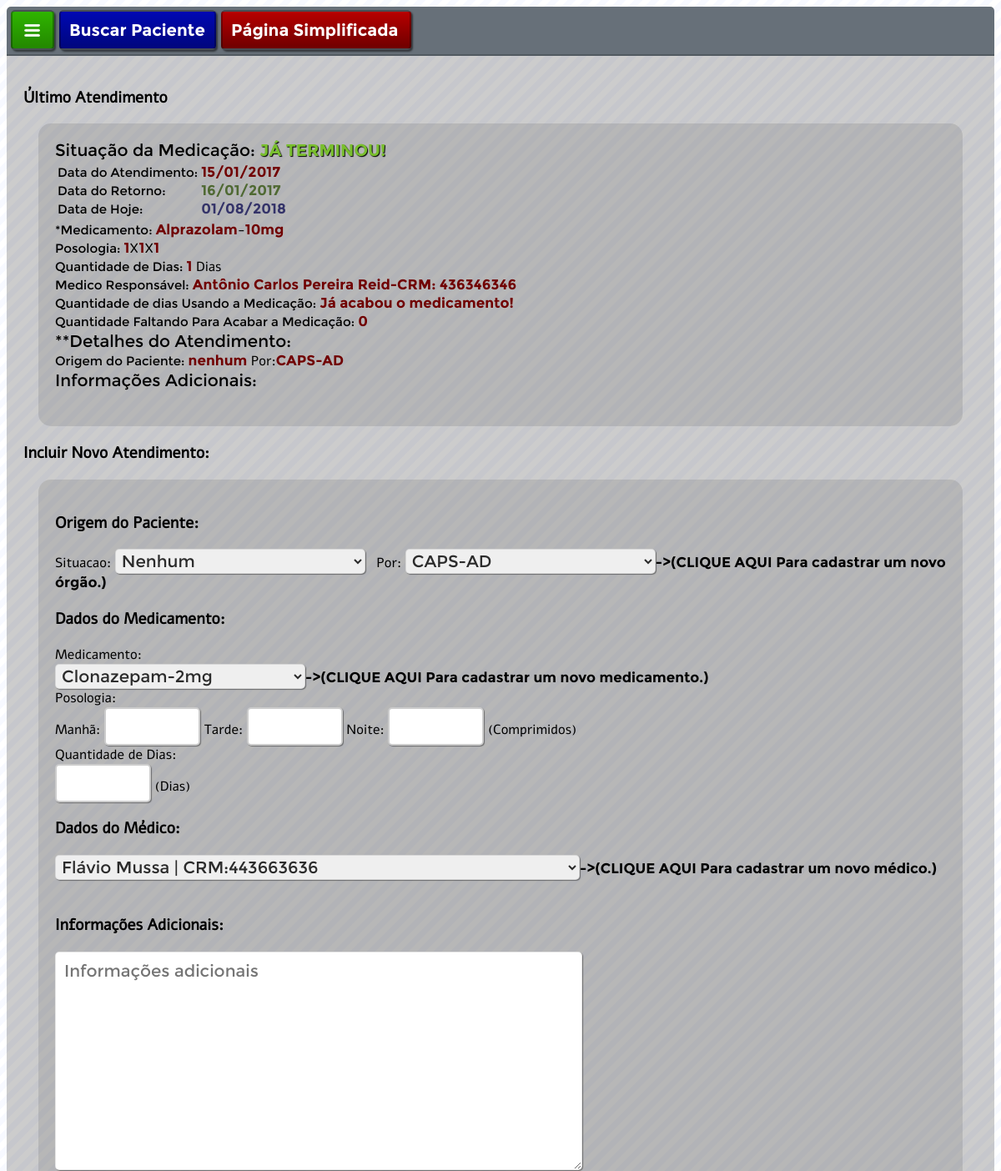
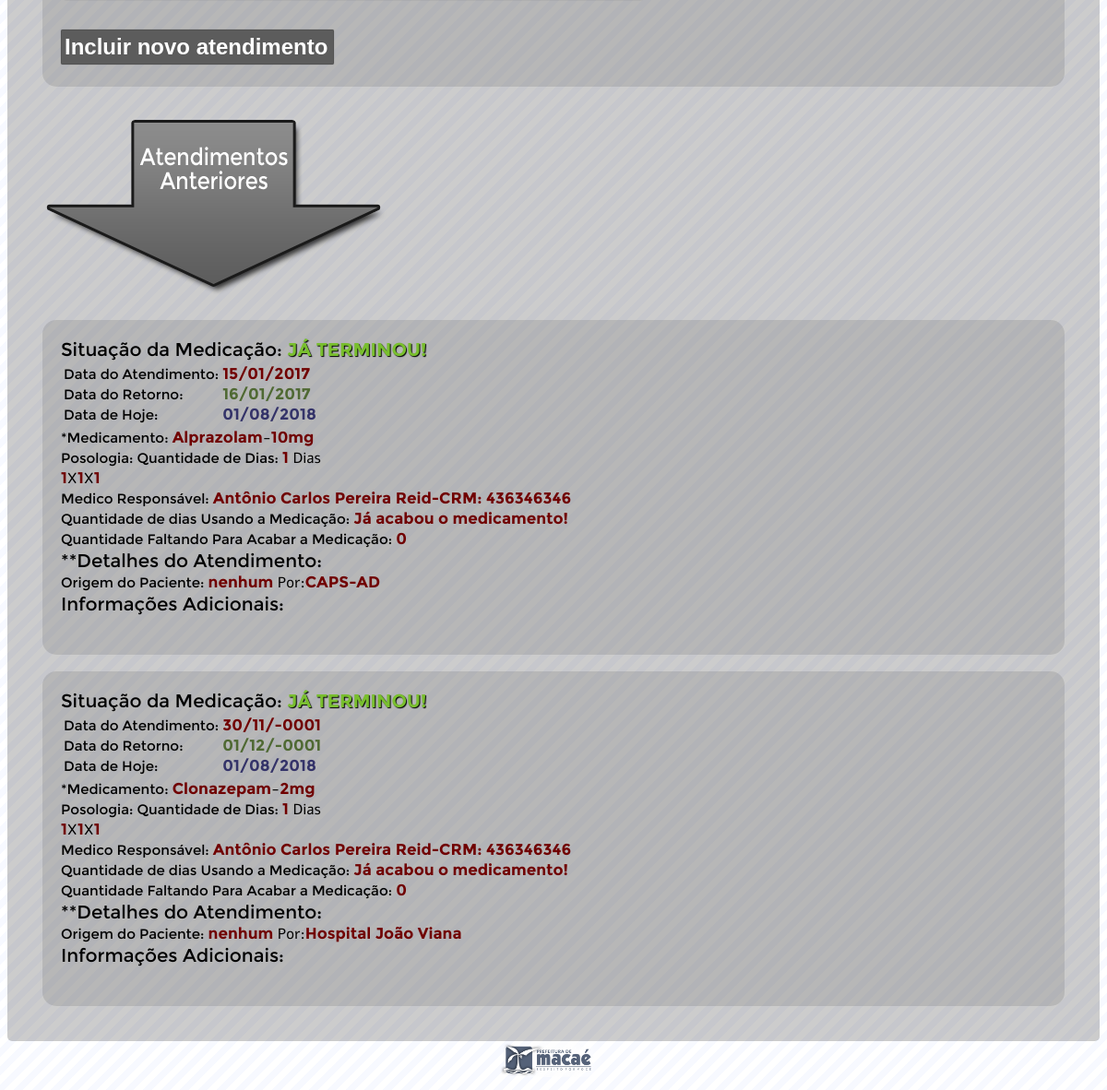
The app's page /detalhandoPaciente.php with its own data (2 pictures, top to bottom).
### tables this page shows
CREATE TABLE IF NOT EXISTS `consultas` (
  `id` int(11) NOT NULL AUTO_INCREMENT,
  `fkpaciente` int(11) NOT NULL,
  `data` date NOT NULL,
  `situacao` varchar(40) NOT NULL,
  `fkremetente` int(11) NOT NULL,
  `fkmedicamento` int(11) NOT NULL,
  `manha` int(2) NOT NULL,
  `tarde` int(2) NOT NULL,
  `noite` int(2) NOT NULL,
  `quantidadedeDias` int(3) NOT NULL,
  `fkmedico` int(11) NOT NULL,
  `informacoesAdicionais` varchar(5000) NOT NULL,
  PRIMARY KEY (`id`),
  UNIQUE KEY `id` (`id`)
);

CREATE TABLE IF NOT EXISTS `medicamentos` (
  `id` int(11) NOT NULL AUTO_INCREMENT,
  `nome` varchar(200) NOT NULL,
  `dosagem` varchar(10) NOT NULL,
  PRIMARY KEY (`id`)
);

CREATE TABLE IF NOT EXISTS `medicos` (
  `id` int(11) NOT NULL AUTO_INCREMENT,
  `nome` varchar(200) NOT NULL,
  `crm` int(20) DEFAULT NULL,
  PRIMARY KEY (`id`),
  UNIQUE KEY `id` (`id`)
);

CREATE TABLE IF NOT EXISTS `remetentes` (
  `id` int(11) NOT NULL AUTO_INCREMENT,
  `nome` varchar(100) NOT NULL,
  PRIMARY KEY (`id`),
  UNIQUE KEY `id` (`id`)
);

### detalhandoPaciente.php (the view, shortened to what the rows shown need)
<?php
include '_mysql/conexao.php';
?>
<!DOCTYPE html>
<html>
    <head>
        <link rel="stylesheet" href="_css/estilo.css"/>
    </head>
    <body>
        <article>
            <div id="corpo">
                <div id="corpo-interno">
                        <?php
                            $id_paciente=$_GET['id'];
                        ?>
                        <h3>Último Atendimento</h3>
                        <?php
                        $sql_consultas = mysqli_query($conexao, "Select * From consultas where `fkpaciente` ='$id_paciente' ORDER BY data DESC;")or die(mysqli_error($conexao));
                        $row_consultas = mysqli_num_rows($sql_consultas);
                        $exibe_consultas = mysqli_fetch_assoc($sql_consultas);
                        if($row_consultas>0){
                            $fkremetente=$exibe_consultas['fkremetente'];
                            $fkmedicamento=$exibe_consultas['fkmedicamento'];
                            $fkmedico=$exibe_consultas['fkmedico'];
                            $sql_remetente = mysqli_query($conexao, "Select * From remetentes where id ='$fkremetente';")or die(mysqli_error($conexao));
                            $exibe_remetente = mysqli_fetch_assoc($sql_remetente);
                            $sql_medicamento = mysqli_query($conexao, "Select * From medicamentos where id ='$fkmedicamento';")or die(mysqli_error($conexao));
                            $exibe_medicamento = mysqli_fetch_assoc($sql_medicamento);
                            $sql_medico = mysqli_query($conexao, "Select * From medicos where id ='$fkmedico';")or die(mysqli_error($conexao));
                            $exibe_medico = mysqli_fetch_assoc($sql_medico);
                            $dataAtendimento = $exibe_consultas['data'];
                            $vQuantidadedeDias=$exibe_consultas['quantidadedeDias'];
                            $dataRetorno = date('Y-m-d', strtotime($dataAtendimento. ' + '.$vQuantidadedeDias.' days'));
                            $data=date('d/m/Y', strtotime($dataAtendimento));
                            $data2=date('d/m/Y', strtotime($dataRetorno));
                            $data_atual= date('Y-m-d');
                            $data_atual2= date('d/m/Y', strtotime($data_atual));
                            $d1 = new DateTime($dataAtendimento);
                            $d2 = new DateTime('now');
                            $diascorridos = ($d2->diff($d1));
                            $diascorridos=$diascorridos->days;
                            $dias_faltando=$vQuantidadedeDias-$diascorridos;
                            if($dias_faltando<0){
                                $dias_faltando=0;
                            }
                            if($diascorridos>$vQuantidadedeDias){
                                $diascorridos="Já acabou o medicamento!";
                            }
                            echo '<div id="caixa-generica">';
                            if(strtotime($data_atual) < strtotime($dataRetorno)){
                                echo "<label id=\"cCampo\" style=\"font-size: 20px;\">Situação da Medicação: </label><label id=\"cVariavel\" style=\"font-size: 20px; color: #ff0000; text-shadow: 1px 1px 1px #000000;\"><b>AINDA NÃO TERMINOU!</b></label><br/>";
                            }
                            else{
                                echo "<label id=\"cCampo\" style=\"font-size: 20px;\">Situação da Medicação: </label><label id=\"cVariavel\" style=\"font-size: 20px; color: #79bf2e; text-shadow: 1px 1px 1px #000000;\"><b>JÁ TERMINOU!</b></label><br/>";
                            }
                            echo "<table>
                                    <tr>
                                        <td>
                                            <label id=\"cCampo\">Data do Atendimento: </label><br/>
                                            <label id=\"cCampo\">Data do Retorno: <br/>
                                            <label id=\"cCampo\">Data de Hoje: </label><br/>
                                        </td>
                                        <td>
                                            <label id=\"cVariavel\">$data</label><br/>
                                            </label><label id=\"cVariavel\" style=\"color: #4f6933;\">$data2</label><br/>
                                            <label id=\"cVariavel\"style=\"color: #343369;\">$data_atual2</label><br/>
                                        </td>
                                    </tr>
                                  </table>";
                            echo "<label id=\"cCampo\">*Medicamento: </label>";
                            echo '<label id="cVariavel">'.$exibe_medicamento['nome'].'</label>-<label id="cVariavel">'.$exibe_medicamento['dosagem'].' </label><br/>';
                            echo "<label id=\"cCampo\">Posologia: </label>";
                            echo '<label id="cVariavel">'.$exibe_consultas['manha'].'</label>X<label id="cVariavel">'.$exibe_consultas['tarde'].'</label>X<label id="cVariavel">'.$exibe_consultas['noite'].'</label><br/>';
                            echo "<label id=\"cCampo\">Quantidade de Dias: </label>";
                            echo '<label id="cVariavel">'.$exibe_consultas['quantidadedeDias'].' </label>Dias<br/>';
                            echo "<label id=\"cCampo\">Medico Responsável: </label>";
                            echo '<label id="cVariavel">'.$exibe_medico['nome'].'</label><label id="cVariavel">-CRM: '.$exibe_medico['crm'].'</label><br/>';
                            echo"<label id=\"cCampo\">Quantidade de dias Usando a Medicação: </label><label id=\"cVariavel\">$diascorridos</label><br/>
                                  <label id=\"cCampo\">Quantidade Faltando Para Acabar a Medicação: </label><label id=\"cVariavel\">$dias_faltando</label><br/>
                                  <label id=\"cCampo\" style=\"font-size: 20px;\">**Detalhes do Atendimento: </label><br/>
                                  <label id=\"cCampo\">Origem do Paciente: </label>";
                            echo '<label id="cVariavel">'.$exibe_consultas['situacao'].' </label>Por:<label id="cVariavel">'.$exibe_remetente['nome'].' </label><br/>';
                            echo"<label id=\"cCampo\" style=\"font-size: 20px;\">Informações Adicionais: </label><br/>";
                            echo '<label id="cVariavel">'.$exibe_consultas['informacoesAdicionais'].' </label><br/>';
                            echo "</div>";
                        }
                        else{
                            echo '<div id="caixa-generica">
                                        Esse Paciente ainda não fez nenhuma consulta!<br/>
                                        Preencha a primeira consulta logo abaixo.<br/>
                                    </div>';
                        }
                        ?>
                    <h3>Incluir Novo Atendimento:</h3>
                    <div id="caixa-generica">
                        <form id="cNoaConsulta" name="nNovaConsulta" method="get" action="cadastrandoNovaConsulta.php">
                            <label id="cVariavel"><a href="pgCadastroRemetente.php">->(CLIQUE AQUI Para cadastrar um novo órgão.)</a></label><br/>
                            <label for="cMedicamento">Medicamento:</label><br/>
                            <label id="cVariavel"><a href="pgCadastroMedicamento.php">->(CLIQUE AQUI Para cadastrar um novo medicamento.)</a></label><br/>
                            <label for="cPossologia">Posologia:</label><br/>
                            <br/>
                            <label for="cQuantidadeDias">Quantidade de Dias:</label><br/>
                            <input class="cCampoPequeno" type="number" id="cQuantidadeDias" name="tQuantidadedeDias"> (Dias)<br/>
                            <label id="cVariavel"><a href="pgCadastroMedico.php">->(CLIQUE AQUI Para cadastrar um novo médico.)</a></label><br/><br/>
                            <textarea class="cCampoFormulario" type="text" id="cInformacoesAdicionais" name="tInformacoesAdicionais" placeholder="Informações adicionais" maxlength="1000" rows="10" cols="81"></textarea><br/><br/>
                            <input class="Botao" id="cBotaoGravar" type="submit" name="gravar" value="Incluir novo atendimento"><br>
                        </form>
                    </div>
                    <img src="_imagens/seta-anteriores.png">
                    <?php
                    if($row_consultas>0) {
                        while ($exibe_consultas = mysqli_fetch_assoc($sql_consultas)) {
                            $fkremetente = $exibe_consultas['fkremetente'];
                            $fkmedicamento = $exibe_consultas['fkmedicamento'];
                            $fkmedico = $exibe_consultas['fkmedico'];
                            $sql_remetente = mysqli_query($conexao, "Select * From remetentes where id ='$fkremetente';") or die(mysqli_error($conexao));
                            $exibe_remetente = mysqli_fetch_assoc($sql_remetente);
                            $sql_medicamento = mysqli_query($conexao, "Select * From medicamentos where id ='$fkmedicamento';") or die(mysqli_error($conexao));
                            $exibe_medicamento = mysqli_fetch_assoc($sql_medicamento);
                            $sql_medico = mysqli_query($conexao, "Select * From medicos where id ='$fkmedico';") or die(mysqli_error($conexao));
                            $exibe_medico = mysqli_fetch_assoc($sql_medico);
                            $dataAtendimento = $exibe_consultas['data'];
                            $vQuantidadedeDias = $exibe_consultas['quantidadedeDias'];
                            $dataRetorno = date('Y-m-d', strtotime($dataAtendimento . ' + ' . $vQuantidadedeDias . ' days'));
                            $data = date('d/m/Y', strtotime($dataAtendimento));
                            $data2 = date('d/m/Y', strtotime($dataRetorno));
                            $data_atual = date('Y-m-d');
                            $data_atual2 = date('d/m/Y', strtotime($data_atual));
                            $d1 = new DateTime($dataAtendimento);
                            $d2 = new DateTime('now');
                            $diascorridos = ($d2->diff($d1));
                            $diascorridos = $diascorridos->days;
                            $dias_faltando = $vQuantidadedeDias - $diascorridos;
                            if ($dias_faltando < 0) {
                                $dias_faltando = 0;
                            }
                            if ($diascorridos > $vQuantidadedeDias) {
                                $diascorridos = "Já acabou o medicamento!";
                            }
                            echo '<div id="caixa-generica">';
                            if (strtotime($data_atual) < strtotime($dataRetorno)) {
                                echo "<label id=\"cCampo\" style=\"font-size: 20px;\">Situação da Medicação: </label><label id=\"cVariavel\" style=\"font-size: 20px; color: #ff0000; text-shadow: 1px 1px 1px #000000;\"><b>AINDA NÃO TERMINOU!</b></label><br/>";
                            } else {
                                echo "<label id=\"cCampo\" style=\"font-size: 20px;\">Situação da Medicação: </label><label id=\"cVariavel\" style=\"font-size: 20px; color: #79bf2e; text-shadow: 1px 1px 1px #000000;\"><b>JÁ TERMINOU!</b></label><br/>";
                            }
                            echo "<table>
                                    <tr>
                                        <td>
                                            <label id=\"cCampo\">Data do Atendimento: </label><br/>
                                            <label id=\"cCampo\">Data do Retorno: <br/>
                                            <label id=\"cCampo\">Data de Hoje: </label><br/>
                                        </td>
                                        <td>
                                            <label id=\"cVariavel\">$data</label><br/>
                                            </label><label id=\"cVariavel\" style=\"color: #4f6933;\">$data2</label><br/>
                                            <label id=\"cVariavel\"style=\"color: #343369;\">$data_atual2</label><br/>
                                        </td>
                                    </tr>
                                  </table>";
                            echo "<label id=\"cCampo\">*Medicamento: </label>";
                            echo '<label id="cVariavel">' . $exibe_medicamento['nome'] . '</label>-<label id="cVariavel">' . $exibe_medicamento['dosagem'] . ' </label><br/>';
                            echo "<label id=\"cCampo\">Posologia: </label>";
                            echo "<label id=\"cCampo\">Quantidade de Dias: </label>";
                            echo '<label id="cVariavel">'.$exibe_consultas['quantidadedeDias'].' </label>Dias<br/>';
                            echo '<label id="cVariavel">' . $exibe_consultas['manha'] . '</label>X<label id="cVariavel">' . $exibe_consultas['tarde'] . '</label>X<label id="cVariavel">' . $exibe_consultas['noite'] . '</label><br/>';
                            echo "<label id=\"cCampo\">Medico Responsável: </label>";
                            echo '<label id="cVariavel">' . $exibe_medico['nome'] . '</label><label id="cVariavel">-CRM: ' . $exibe_medico['crm'] . '</label><br/>';
                            echo "<label id=\"cCampo\">Quantidade de dias Usando a Medicação: </label><label id=\"cVariavel\">$diascorridos</label><br/>
                                  <label id=\"cCampo\">Quantidade Faltando Para Acabar a Medicação: </label><label id=\"cVariavel\">$dias_faltando</label><br/>
                                  <label id=\"cCampo\" style=\"font-size: 20px;\">**Detalhes do Atendimento: </label><br/>
                                  <label id=\"cCampo\">Origem do Paciente: </label>";
                            echo '<label id="cVariavel">' . $exibe_consultas['situacao'] . ' </label>Por:<label id="cVariavel">' . $exibe_remetente['nome'] . ' </label><br/>';
                            echo "<label id=\"cCampo\" style=\"font-size: 20px;\">Informações Adicionais: </label><br/>";
                            echo '<label id="cVariavel">' . $exibe_consultas['informacoesAdicionais'] . ' </label><br/>';
                            echo "</div>";
                        }
                    }
                    else{
                        echo '<div id="caixa-generica">
                                        Esse Paciente ainda não fez nenhuma consulta!<br/>
                                        Preencha a primeira consulta logo abaixo.<br/>
                                    </div>';
                    }
                    ?>
                </div>
            </div>
        </article>
    </body>
</html>

### records on screen
consultas: data "15/01/2017", data2 "16/01/2017", manha "1", tarde "1", noite "1", quantidadedeDias "1", diascorridos "Já acabou o medicamento!", dias_faltando "0", situacao "nenhum"
medicamentos: nome "Alprazolam", dosagem "10mg"
medicos: nome "Antônio Carlos Pereira Reid", crm "436346346"
remetentes: nome "CAPS-AD"
consultas: shows "Situação da Medicação:", data "15/01/2017", data2 "16/01/2017", medicamentos.nome "Alprazolam", medicamentos.dosagem "10mg", quantidadedeDias "1", manha "1", tarde "1", noite "1", medicos.nome "Antônio Carlos Pereira Reid", medicos.crm "436346346", diascorridos "Já acabou o medicamento!", dias_faltando "0", situacao "nenhum", remetentes.nome "CAPS-AD"
consultas: shows "Situação da Medicação:", data "30/11/-0001", data2 "01/12/-0001", medicamentos.nome "Clonazepam", medicamentos.dosagem "2mg", quantidadedeDias "1", manha "1", tarde "1", noite "1", medicos.nome "Antônio Carlos Pereira Reid", medicos.crm "436346346", diascorridos "Já acabou o medicamento!", dias_faltando "0", situacao "nenhum", remetentes.nome "Hospital João Viana"

### other values on screen
form field tRemetente "CAPS-AD"
form field tMedicamento "Clonazepam-2mg"
form field tMedico "Flávio Mussa | CRM:443663636"
